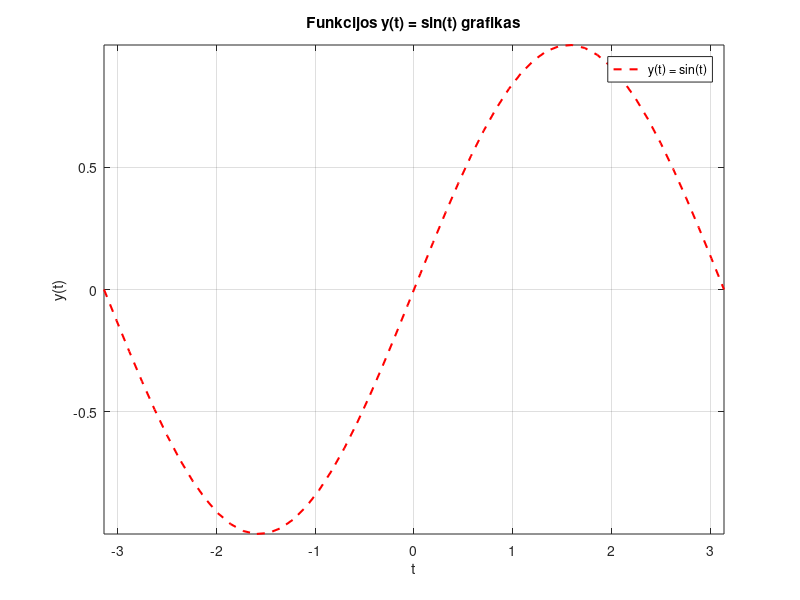
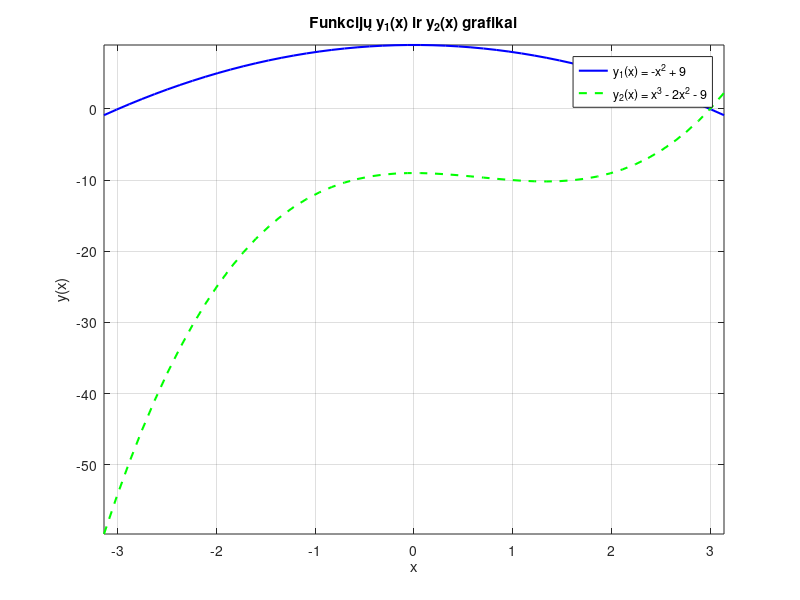
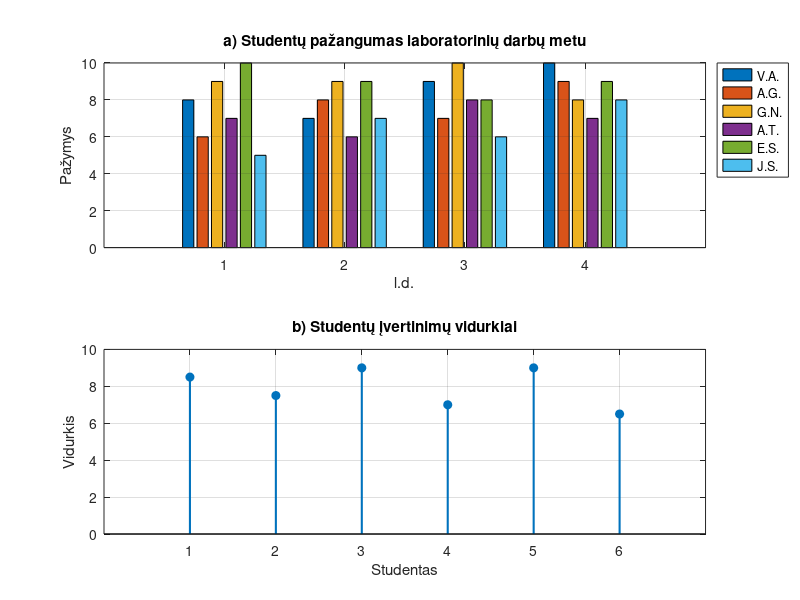
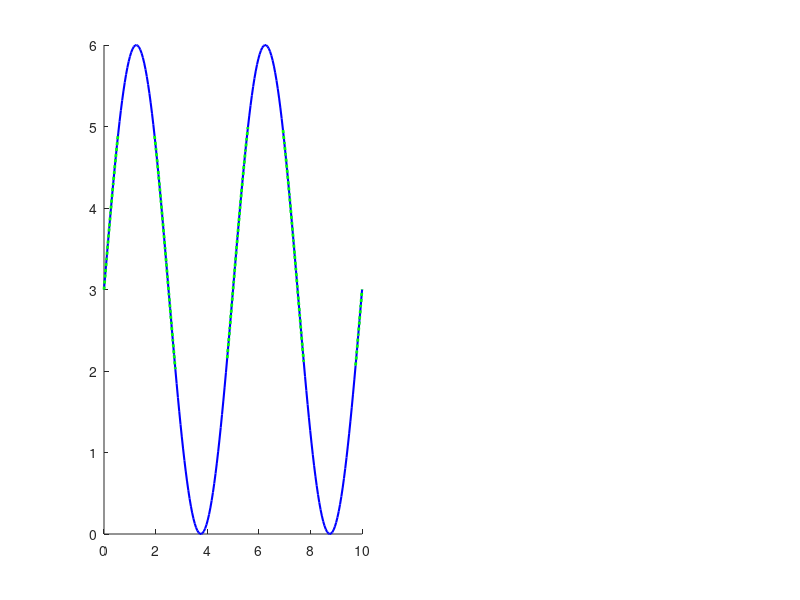

These charts were generated, in order, by the following MATLAB code: (Note: this script raises an error after producing the figures.)
% Naglis Čekanauskas EDIf-25/1 2026-09-28 (7 variantas)
clc; clear; close all;

%% 1. Dvimatis grafikų vaizdavimas

% --- a dalis ---
t = linspace(-pi, pi, 50); 
y_a = sin(t);              % Funkcija y(t) = sin(t)

figure(1);
plot(t, y_a, 'r--', 'LineWidth', 1.5);
xlabel('t');
ylabel('y(t)');
title('Funkcijos y(t) = sin(t) grafikas');
axis([min(t), max(t), min(y_a), max(y_a)]); % Ribos pagal mažiausias ir didžiausias reikšmes
legend('y(t) = sin(t)', 'Location', 'best');
grid on;

% --- b ir c dalys ---
x = linspace(-pi, pi, 50);
y1 = -x.^2 + 9;            % y(x) = -x^2 + 9
y2 = x.^3 - 2*x.^2 - 9;    % y(x) = x^3 - 2x^2 - 9

figure(2);
plot(x, y1, 'b-', 'LineWidth', 1.5); hold on;
plot(x, y2, 'g--', 'LineWidth', 1.5); hold off;

xlabel('x');
ylabel('y(x)');
title('Funkcijų y_1(x) ir y_2(x) grafikai');

% Ribų nustatymas pagal mažiausias ir didžiausias abiejų funkcijų reikšmes
all_y = [y1, y2];
axis([min(x), max(x), min(all_y), max(all_y)]);

legend('y_1(x) = -x^2 + 9', 'y_2(x) = x^3 - 2x^2 - 9', 'Location', 'best');
grid on;


% 2. Specializuotų grafikų kūrimas

% --- a ir b dalys ---
% Duomenų matrica: 6 studentai (eilutės) ir 4 laboratoriniai darbai (stulpeliai)
evaluations = [
    8, 7, 9, 10;  % V.A.
    6, 8, 7,  9;  % A.G.
    9, 9, 10, 8;  % G.N.
    7, 6, 8,  7;  % A.T.
    10, 9, 8, 9;  % E.S.
    5, 7, 6,  8   % J.S.
    ];

student_names = {'V.A.', 'A.G.', 'G.N.', 'A.T.', 'E.S.', 'J.S.'};

figure(3);

% a) Vertikalių stulpelių diagrama (bar)
subplot(2, 1, 1);
bar(evaluations'); % Transponuojame, kad X ašyje būtų laboratoriniai darbai (1..4)
xlabel('l.d.');
ylabel('Pažymys');
title('a) Studentų pažangumas laboratorinių darbų metu');
ylim([0 10]);
legend(student_names, 'Location', 'northeastoutside');
grid on;

% b) Kiekvieno studento vidurkis diskrečiame formate (stem)
student_averages = mean(evaluations, 2); % Skaičiuojamas kiekvieno studento vidurkis

subplot(2, 1, 2);
stem(1:6, student_averages, 'filled', 'LineWidth', 1.5);
xlabel('Studentas');
ylabel('Vidurkis');
title('b) Studentų įvertinimų vidurkiai');
xlim([0 7]);
ylim([0 10]);
xticks(1:6);
grid on;
%% Papildoma
%3 Laboratorinis darbas: Papildoma užduotis (7 variantas)
% Signalų grafinis atvaizdavimas
clc; clear; close all;

%1. Duomenų paruošimas (jei naudojami pavyzdiniai duomenys)
% Jei turite 2 lab. d. kintamuosius, šią dalį galite pakeisti savaisiais.
t = linspace(0, 10, 200);                 % Laiko ašis
U1 = 2;                                   % Apatinė filtravimo riba U1
U2 = 5;                                   % Viršutinė filtravimo riba U2

% Pavyzdinis pradinis ir filtruotas signalas:
u_pradinis = 3 * sin(2*pi*0.2*t) + 3;     % Pradinis signalas
u_filtruotas = u_pradinis;               % Filtruotas signalas tarp U1 ir U2
u_filtruotas(u_pradinis < U1 | u_pradinis > U2) = NaN; 


%2. Grafinis atvaizdavimas
figure('Name', 'Signalų grafinis atvaizdavimas', 'NumberTitle', 'off');

% -------------------------------------------------------------------------
% a) Pirmasis grafikas: Pradinis ir filtruotas signalai bei ribos U1, U2
% -------------------------------------------------------------------------
subplot(1, 2, 1); % Horizontalus išdėstymas (1 eilutė, 2 stulpeliai)
hold on;

% Pradinis signalas
plot(t, u_pradinis, 'b-', 'LineWidth', 1.5, 'DisplayName', 'Pradinis signalas');
% Filtruotas signalas
plot(t, u_filtruotas, 'g:', 'LineWidth', 2.0, 'DisplayName', 'Filtruotas signalas');
% Horizontali linija U1 
yline(U1, 'r--', 'LineWidth', 1.2, 'DisplayName', sprintf('Riba U_1 = %.1f V', U1));
% Horizontali linija U2 
yline(U2, 'm-.', 'LineWidth', 1.2, 'DisplayName', sprintf('Riba U_2 = %.1f V', U2));

hold off;

% Ašių ir grafiko apipavidalinimas
title('a) Pradinis ir filtruotas signalai');
xlabel('Laikas t, s', 'FontSize', 13, 'FontWeight', 'bold');
ylabel('Įtampa U, V', 'FontSize', 13, 'FontWeight', 'bold');
xlim([min(t), max(t)]);
ylim([min(u_pradinis)-1, max(u_pradinis)+1]);
legend('Location', 'southoutside');
grid on;
% -------------------------------------------------------------------------
% Antrasis grafikas: Pradinio signalo reikšmės, viršijančios U1 ribą
% -------------------------------------------------------------------------
subplot(1, 2, 2); % Horizontalus išdėstymas

ind = u_pradinis > U1;
t_virsh = t(ind);
u_virsh = u_pradinis(ind);

hold on;

stem(t_virsh, u_virsh, 'b', 'LineWidth', 1.0, 'DisplayName', 'Reikšmės > U_1');

% Surandame minimalias ir maksimalias įtampos reikšmes tarp viršijančių U1
max_val = max(u_virsh);
min_val = min(u_virsh);

t_max = t_virsh(u_virsh == max_val);
t_min = t_virsh(u_virsh == min_val);

% Maksimalių reikšmių žymekliai 
plot(t_max, max_val * ones(size(t_max)), 'ro', 'MarkerSize', 9, ...
    'MarkerFaceColor', 'r', 'DisplayName', sprintf('Maksimumas (%.2f V)', max_val));

% Minimalių reikšmių žymekliai
plot(t_min, min_val * ones(size(t_min)), 'gs', 'MarkerSize', 7, ...
    'MarkerFaceColor', 'g', 'DisplayName', sprintf('Minimumas (%.2f V)', min_val));

hold off;

% Ašių ir grafiko apipavidalinimas
title('b) Signalo reikšmės, viršijančios U_1 ribą');
xlabel('Laikas t, s', 'FontSize', 13, 'FontWeight', 'bold');
ylabel('Įtampa U, V', 'FontSize', 13, 'FontWeight', 'bold');
xlim([min(t), max(t)]);
ylim([0, max(u_pradinis)+1]);
legend('Location', 'southoutside');
grid on;
